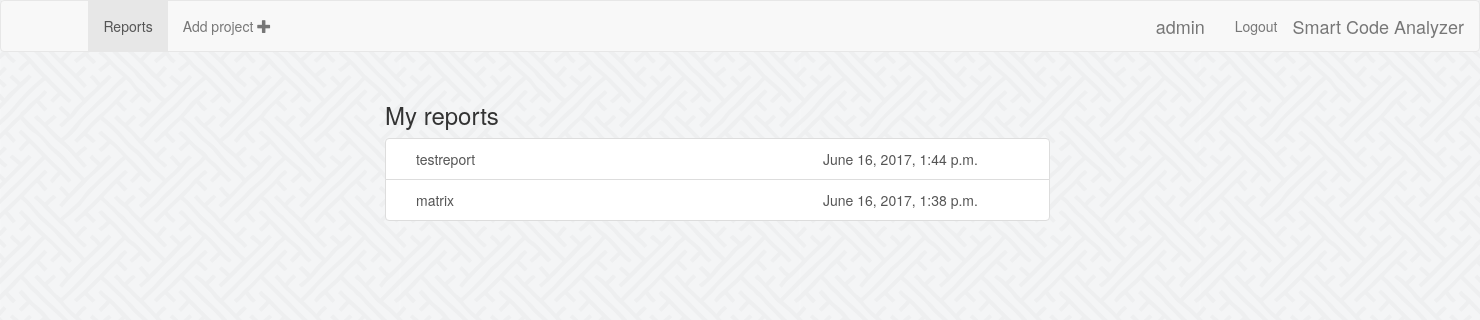
Screenshot of /analyzer/reports (signed in) with the database file from the repository.
### analyzer/models.py (models this page shows, shortened)
class Report(models.Model):
    user = models.ForeignKey(User, default=1)
    name = models.CharField(max_length=200)
    date = models.DateTimeField(default=timezone.now)
    file = models.FileField(upload_to='reports/')

### analyzer/views.py (the view)
def reports(request):
    if not request.user.is_authenticated():
        return redirect('/analyzer/login')
    else:
        reports_list = Report.objects.filter(user=request.user).order_by('-date')
        return render(request, 'analyzer/reports.html', {'reports_list': reports_list})

### analyzer/templates/analyzer/reports.html
{% extends 'analyzer/base.html' %}
{% block reports_active %}active{% endblock %}
{% block content %}
<div class="container" id="reports">
    <h3>My reports</h3>
    {% if reports_list %}
    <div class="list-group">
        {% for report in reports_list %}
        <a href="{{ report.file }}" target="_blank" class="list-group-item col-sm-7"><span class="col-sm-8">{{ report.name }}</span><span>{{ report.date }}</span></a>
        {% endfor %}
    </div>
    {% else %}
        <p>There are no reports.</p>
        <a href="{% url 'analyzer:upload' %}" >Add some project</a>
    {% endif %}
</div>
{% endblock %}

### analyzer/templates/analyzer/base.html (shortened to what this page needs)
<!DOCTYPE html>
<html lang="en">
<head>
    {% load staticfiles %}
    <link rel="stylesheet" href="https://maxcdn.bootstrapcdn.com/bootstrap/3.3.7/css/bootstrap.min.css"/>
    <link rel="stylesheet" href="{% static 'analyzer/style.css' %}"/>
</head>
<body>
    <nav class="navbar navbar-default">
      <div class="container-fluid">
          <ul class="nav navbar-nav">
            <li class="{% block reports_active %}{% endblock %}"><a href="{% url 'analyzer:reports' %}">Reports</a></li>
            <li><a href="{% url 'analyzer:upload' %}" > Add project <span class="glyphicon glyphicon-plus"></span></a></li>
          </ul>
          <ul class="nav navbar-nav navbar-right">
              {% if user.is_authenticated %}
                <li class="navbar-brand">{{ user.username }}</li>
                <li><a href="{% url 'analyzer:logout' %}">Logout</a></li>
              {% else %}
                <li class="{% block register_active %}{% endblock %}"><a href="{% url 'analyzer:register' %}">Register</a></li>
                <li class="{% block login_active %}{% endblock %}"><a href="{% url 'analyzer:login' %}">Login</a></li>
              {% endif %}
              <li><a class="navbar-brand" href="#">Smart Code Analyzer</a></li>
          </ul>
      </div>
    </nav>
    {% block content %}
    {% endblock %}
</body>
</html>

### analyzer/static/analyzer/style.css (style rules this page uses)
body { background: white url("img/sayagata.png"); }
.navbar-nav { margin-left: 5%; }
#reports { margin: 2% 25%; }

### rows the page displays
Report: name "testreport", date "June 16, 2017, 1:44 p.m."
Report: name "matrix", date "June 16, 2017, 1:38 p.m."

### other values shown
{{ user.username }} "admin"
